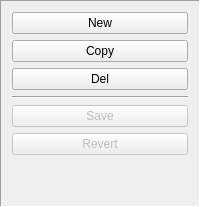
                 <widget class="QFrame" name="OperationsButtons">
                  <property name="minimumSize">
                   <size>
                    <width>100</width>
                    <height>0</height>
                   </size>
                  </property>
                  <property name="frameShape">
                   <enum>QFrame::Panel</enum>
                  </property>
                  <property name="frameShadow">
                   <enum>QFrame::Sunken</enum>
                  </property>
                  <layout class="QVBoxLayout" name="verticalLayout_3">
                   <item>
                    <widget class="QPushButton" name="NewOperationBtn">
                     <property name="text">
                      <string>New</string>
                     </property>
                    </widget>
                   </item>
                   <item>
                    <widget class="QPushButton" name="CopyOperationBtn">
                     <property name="text">
                      <string>Copy</string>
                     </property>
                    </widget>
                   </item>
                   <item>
                    <widget class="QPushButton" name="DeleteOperationBtn">
                     <property name="text">
                      <string>Del</string>
                     </property>
                    </widget>
                   </item>
                   <item>
                    <widget class="Line" name="line">
                     <property name="orientation">
                      <enum>Qt::Horizontal</enum>
                     </property>
                    </widget>
                   </item>
                   <item>
                    <widget class="QPushButton" name="SaveOperationBtn">
                     <property name="enabled">
                      <bool>false</bool>
                     </property>
                     <property name="text">
                      <string>Save</string>
                     </property>
                    </widget>
                   </item>
                   <item>
                    <widget class="QPushButton" name="RevertOperationBtn">
                     <property name="enabled">
                      <bool>false</bool>
                     </property>
                     <property name="text">
                      <string>Revert</string>
                     </property>
                    </widget>
                   </item>
                   <item>
                    <spacer name="verticalSpacer_4">
                     <property name="orientation">
                      <enum>Qt::Vertical</enum>
                     </property>
                     <property name="sizeHint" stdset="0">
                      <size>
                       <width>20</width>
                       <height>40</height>
                      </size>
                     </property>
                    </spacer>
                   </item>
                  </layout>
                 </widget>
